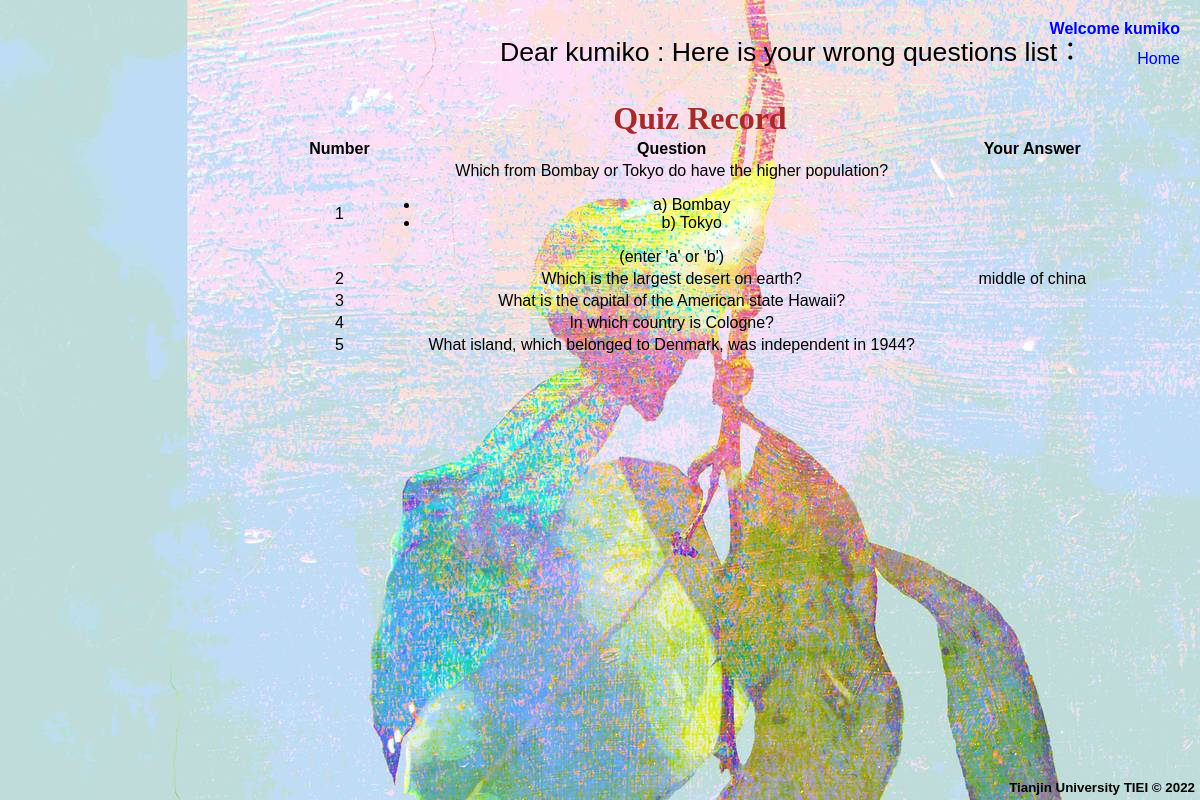
Screenshot of /php/showwrong.php?id=97 (signed in) with the database file from the repository.
### tables this page shows
CREATE TABLE `wrong_questions` (
  `id` int(11) NOT NULL AUTO_INCREMENT,
  `item_id` int(11) NOT NULL,
  `user_id` int(11) NOT NULL,
  `question_id` int(11) DEFAULT NULL,
  `wrong_answer` varchar(50) DEFAULT NULL,
  PRIMARY KEY (`id`),
  UNIQUE KEY `wrong_questions_id_uindex` (`id`)
);

CREATE TABLE `questions` (
  `id` int(11) NOT NULL AUTO_INCREMENT,
  `category` varchar(50) NOT NULL,
  `level` int(11) NOT NULL,
  `question` text NOT NULL,
  `answer` varchar(50) DEFAULT NULL,
  `creator` int(11) DEFAULT '0',
  PRIMARY KEY (`id`),
  UNIQUE KEY `questions_id_uindex` (`id`)
);

### include/util.inc.php (called while the page is built, shortened)
<?php
function getPDO() {
    $host = 'localhost';
    $db   = 'project';
    $user = 'root';
    $pass = '12345678';
    $charset = 'utf8';
    $dsn = "mysql:host=$host;dbname=$db;charset=$charset";
    $options = [
        PDO::ATTR_ERRMODE            => PDO::ERRMODE_EXCEPTION,
        PDO::ATTR_DEFAULT_FETCH_MODE => PDO::FETCH_ASSOC,
        PDO::ATTR_EMULATE_PREPARES   => false,
    ];
    try {
        return new PDO($dsn, $user, $pass, $options);
    } catch (\PDOException $e) {
        throw new \PDOException($e->getMessage(), (int)$e->getCode());
    }
}
function showWrongListByItem($item_id){
    $PDO = getPDO();
    $result = $PDO->query("SELECT project.questions.question,project.wrong_questions.wrong_answer FROM project.questions inner join project.wrong_questions
    on project.wrong_questions.question_id = project.questions.id AND project.wrong_questions.item_id = $item_id");
    return $result;
}

### php/showwrong.php (the view, shortened to what this page needs)
<?php
include("../include/util.inc.php");
include("../include/opening.inc.php");
$name = $_SESSION['name'];
?>
<link rel="stylesheet" type="text/css" href="../css/common.css">
<link rel="stylesheet" type="text/css" href="../css/record.css">
<?php
if (!isset($_SESSION['name'])){
    $banner = "<a href = 'signin_form.php' style='font-weight: bolder;text-decoration: none' >Sign in</a>";
}
else{
    $name = $_SESSION['name'];
    $banner = "<a href = 'signout.php' title='click to sign out' style='font-weight: bolder;text-decoration: none'>Welcome $name</a>";
}
?>
<span><?= $banner?></span><br><br>
<span><a href="../index.php" style="text-decoration: none" title="back to home page">Home</a></span>
<div id="record">
    <div id="top">
        Dear <?= $name?> :
        Here is your wrong questions list：
    </div>
    <div id="bottom">
        <table id="table" width="800">
            <caption style="font-family: 'Times New Roman';font-size: 24pt;font-weight: bolder;color: brown">Quiz Record</caption>
            <tr id="table_head"><th>Number</th><th>Question</th><th>Your Answer</th></tr>
            <?php
            $records = showWrongListByItem($_GET['id']);
            $count =  $records->rowCount();
            $index = 1;
            for ($index ; $index <= $count ; $index++){
                $record = $records->fetch();
                echo "<tr><td>$index</td><td>{$record['question']}</td><td>{$record['wrong_answer']}</td></tr>";
            }
            ?>
        </table>
    </div>
</div>

### css/common.css (style rules this page uses)
body { background-image: url("../images/index-background.jpg"); text-align: center; font-family: Arial, Helvetica, sans-serif; font-size: 10pt; margin: 0px; padding: 0px; }
span { position: absolute; right: 20px; margin-top: 20px; font-size: 12pt; }
#footer { color: black; font-weight: bold; background-repeat: repeat-x; width: 100%; text-align: right; padding: 5px; position: fixed; bottom:0; right:0; }

### css/record.css (style rules this page uses)
#table { font-size: 12pt; position: absolute; top: 100px; left: 300px; text-align: center; }
#top { font-size: 20pt; position: absolute; top: 30px; left: 500px; text-align: center; }

### rows the page displays
wrong_questions: question.question "Which from Bombay or Tokyo do have the higher population? a) Bombay b) Tokyo (enter 'a' or 'b')"
wrong_questions: question.question "Which is the largest desert on earth?", wrong_answer "middle of china"
wrong_questions: question.question "What is the capital of the American state Hawaii?"
wrong_questions: question.question "In which country is Cologne?"
wrong_questions: question.question "What island, which belonged to Denmark, was independent in 1944?"

### other values shown
$name "kumiko"
